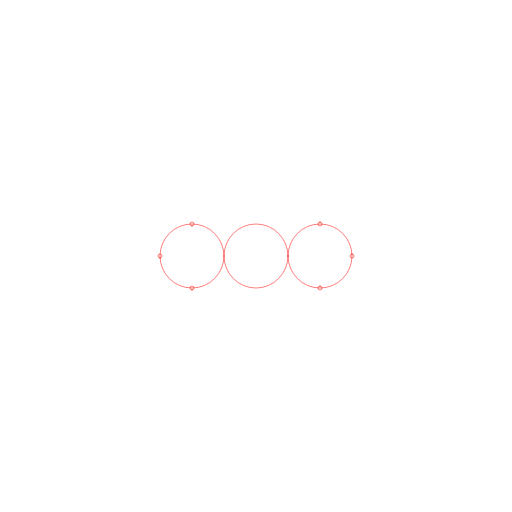
Frame 1 (no input)
Frame 2 (the mouse pressed at the canvas centre, redrawn once): identical to frame 1, image omitted

The p5.js sketch that drew this single still picture (run headless with seeded random() and noise() and a simulated clock; the mouse was pressed at the canvas centre and the sketch redrawn once):

// p5.js sketch
// ── sketch.js
var WIDTH = 512,
  HEIGHT = 512

function setup() {
  createCanvas(WIDTH, HEIGHT)
}

function draw() {
  background(255)

  translate(width / 2, height / 2)
  noFill()

  stroke(255, 0, 0, 128)

  circle(0, 0, 64)

  for (var i = 0; i < 2; i++) {
    push()
    var radian = (TWO_PI * i) / 2
    translate(cos(radian) * 64, 0)
    rotate(radian + PI)
    circle(0, 0, 64)
    rotate(TWO_PI / 4)
    for (var j = 0; j < 3; j++) {
      push()
      var radian = (TWO_PI * j) / 4
      translate(cos(radian) * 32, sin(radian) * 32)
      circle(0, 0, 4)
      pop()
    }
    pop()
  }
  noLoop()
}
